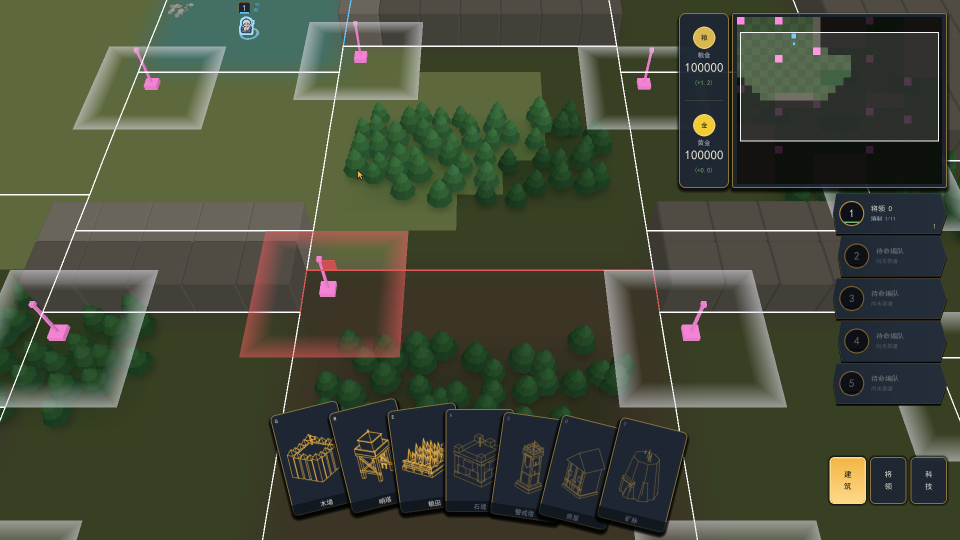
#> input picture dev_gd_a/daeem/art_draft/_hand_tuck/hand_rest.png, 1920 x 1080 px, found by its file name (shown at 1/2 size); its folder holds 6 pictures in this run; the run also reads 1 picture not shown here
$ python compose.py
#> lines starting #> are read from the running program, lines starting #| are printed output that depends on the picture
import sys
from PIL import Image, ImageDraw

ROOT = r"C:\Users\yy197\Documents\GitHub\daeem\dev_gd_a\daeem\art_draft\_hand_tuck"

# 手牌区（设计分辨率 1600x900 的截图，实际 1920x1080 缩放）：只裁下半部分
CROP = (380, 640, 1560, 1080)
LABEL_H = 34


def panel(name, label):
#> called with name = 'hand_rest', label = '1) rest'
    im = Image.open(f"{ROOT}/{name}.png").convert("RGB")
#> im is the input picture: PIL image 1920x1080 RGB; mean R, G, B 68.3, 74.7, 56
    im = im.crop(CROP)
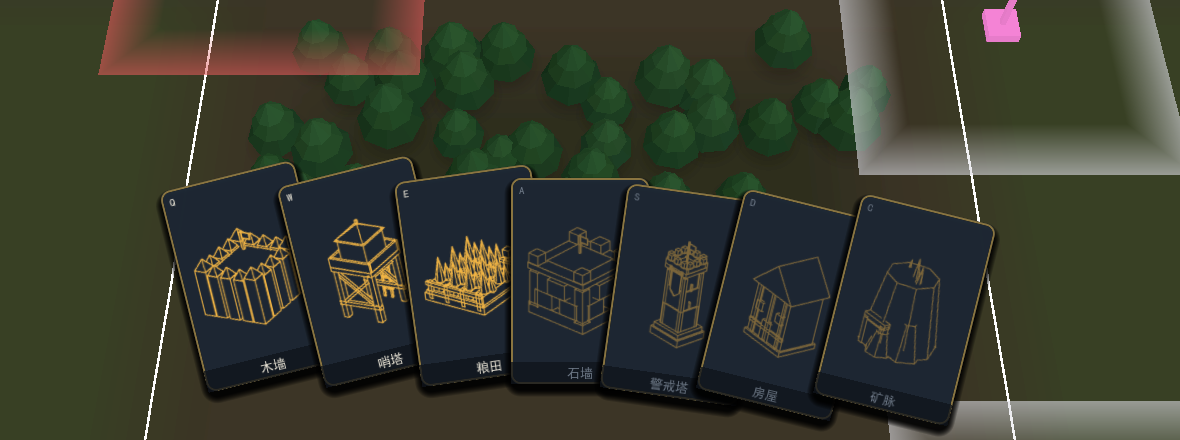
#> im: PIL image 1180x440 RGB; mean R, G, B 55.2, 59.2, 45.7
    canvas = Image.new("RGB", (im.width, im.height + LABEL_H), (18, 18, 22))
    canvas.paste(im, (0, LABEL_H))
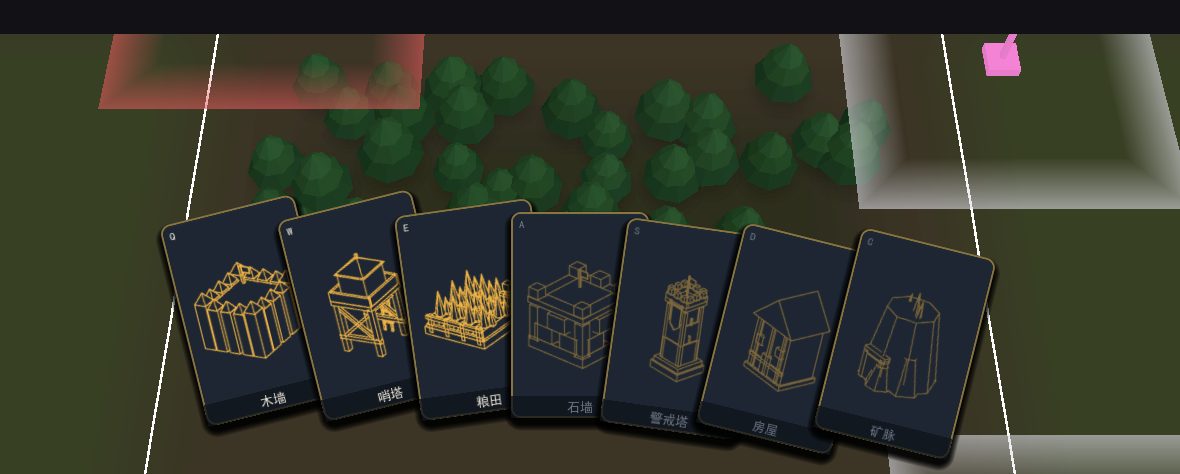
#> canvas: PIL image 1180x474 RGB; mean R, G, B 52.6, 56.2, 44
    d = ImageDraw.Draw(canvas)
    d.text((10, 9), label, fill=(240, 230, 200))
    return canvas


def stack(pairs, out):
    panels = [panel(n, l) for n, l in pairs]
#> call 2 of panel, with name = 'hand_dragging_tucked'
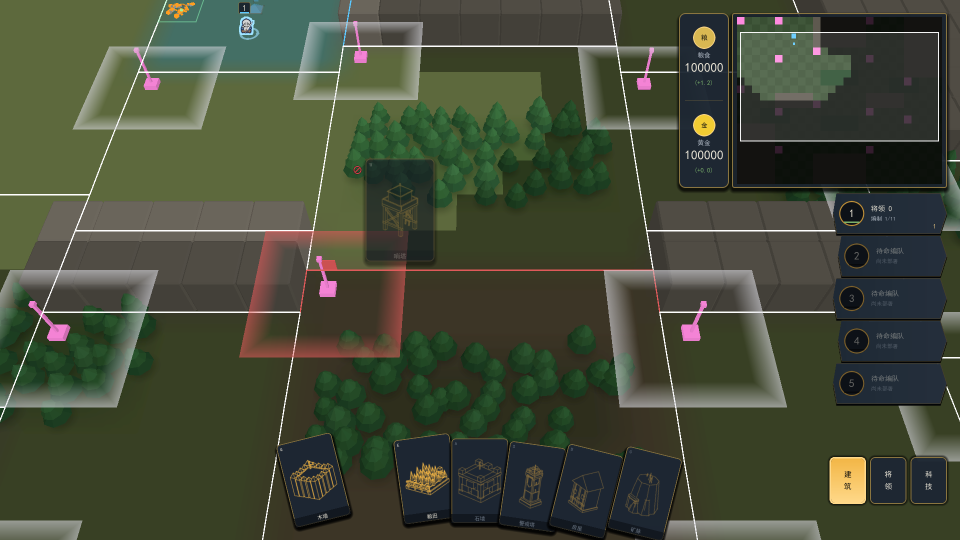
#> input picture dev_gd_a/daeem/art_draft/_hand_tuck/hand_dragging_tucked.png, 1920 x 1080 px, found by its file name (shown at 1/2 size)
#> in panel, im is the input picture: PIL image 1920x1080 RGB; mean R, G, B 67.8, 74.4, 55.4
#> in panel (call 2), `im = im.crop(CROP)`:
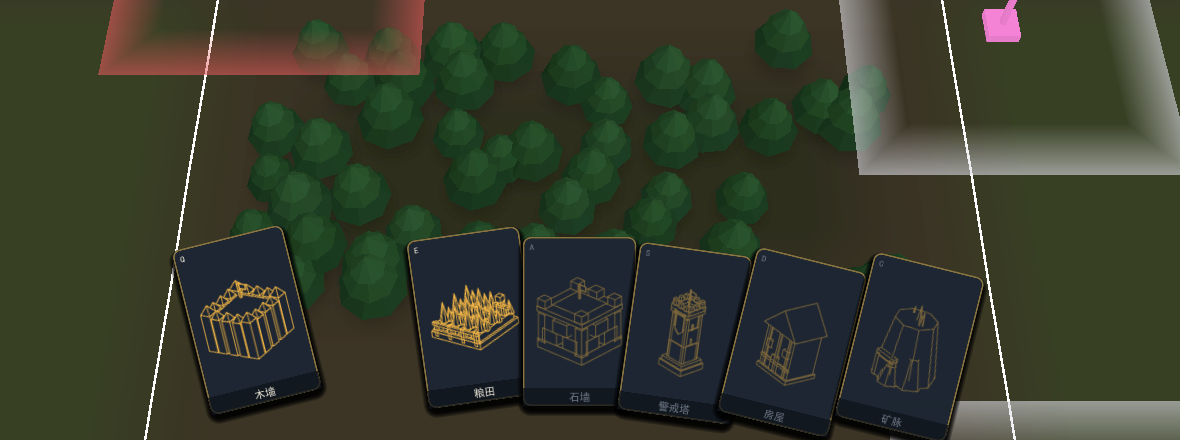
#> im: PIL image 1180x440 RGB; mean R, G, B 54.9, 60.4, 44.2
#> in panel (call 2), `canvas.paste(im, (0, LABEL_H))`:
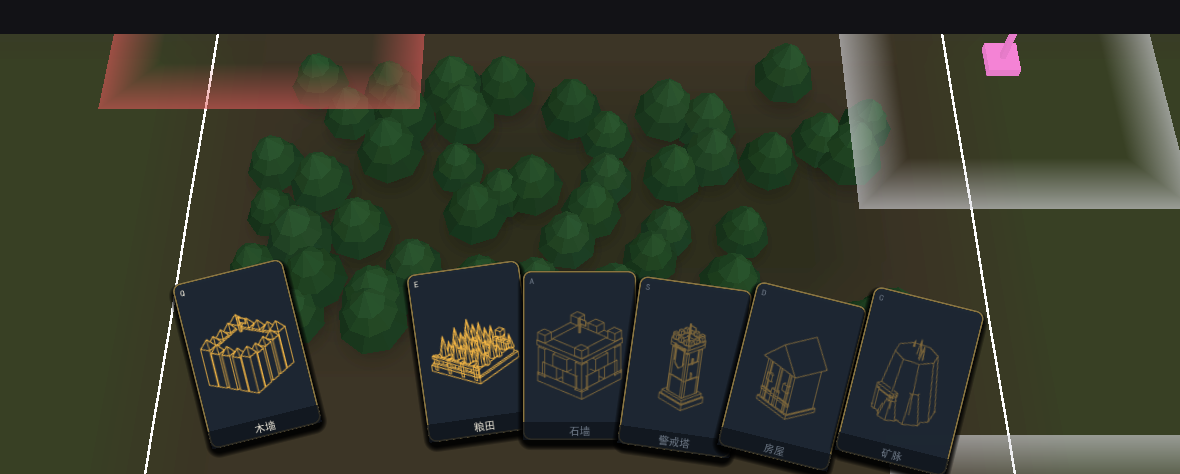
#> canvas: PIL image 1180x474 RGB; mean R, G, B 52.2, 57.4, 42.6
#> panels = 3 items
    gap = 12
    w = max(p.width for p in panels)
#> w = 1180
    h = sum(p.height for p in panels) + gap * (len(panels) - 1)
#> h = 1446
    canvas = Image.new("RGB", (w, h), (8, 8, 10))
#> canvas: PIL image 1180x1446 RGB
    y = 0
    for p in panels:
        canvas.paste(p, (0, y))
        y += p.height + gap
#> this loop made 3 passes
#> y on passes 1 to 3: 486, 972, 1458
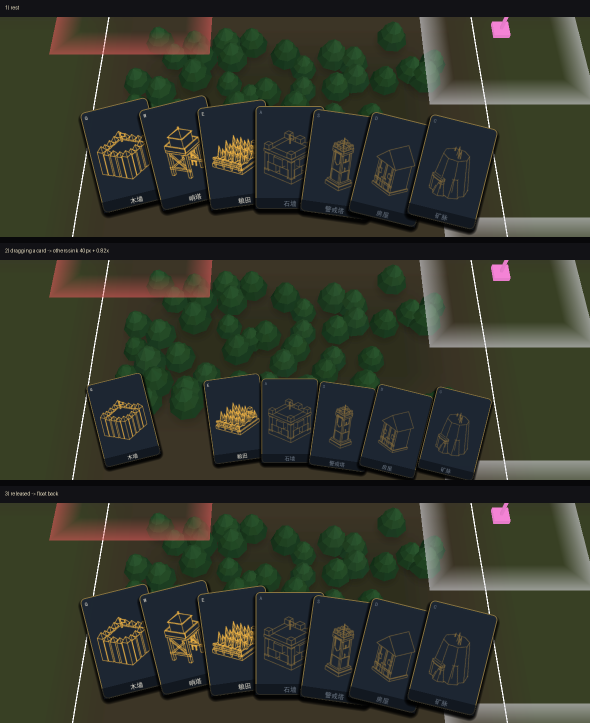
#> canvas: PIL image 1180x1446 RGB (shown at 1/2 size); mean R, G, B 51.8, 55.9, 43
#> after the loop, y = 1458
    canvas.save(f"{ROOT}/{out}")
    print(out, canvas.size)
#| compare_hand.png (1180, 1446)


stack([("hand_rest", "1) rest"),
       ("hand_dragging_tucked", "2) dragging a card -> others sink 40px + 0.82x"),
       ("hand_back", "3) released -> float back")], "compare_hand.png")

stack([("tech_rest", "1) tech rest"),
       ("tech_dragging_tucked", "2) tech card dragged -> others sink + shrink"),
       ("tech_back", "3) released -> float back")], "compare_tech.png")
#> (the run stopped early here; a loop or call above may not have finished)
